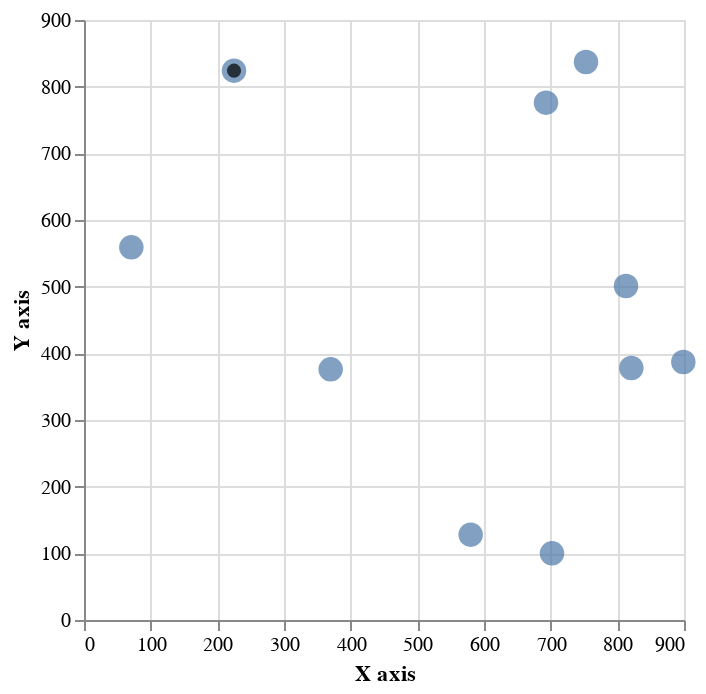

Here is the notebook cell this chart was saved with:
### Code cell
small_data = data.loc[0]
small_data  = pd.DataFrame(small_data).T
small_data
print(small_data)


chart1 = alt.Chart(data).mark_point(filled=True, size=150).encode(
    x='x',
    y='y')


chart2 = alt.Chart(small_data).mark_point(filled=True, size=50).encode(
     x=alt.X('x:Q', axis=alt.Axis(title='X axis')),
     y=alt.Y('y:Q', axis=alt.Axis(title='Y axis')),
    color=alt.value('black')
)
chart1 + chart2

### Figure 1 — Vega-Lite specification as saved in the notebook (floating-point values rounded to 4 significant figures)
{"config": {"view": {"continuousWidth": 300, "continuousHeight": 300}}, "layer": [{"data": {"name": "data-c013067a8ceea44c09dbdfd402ecbdd3"}, "mark": {"type": "point", "filled": true, "size": 150}, "encoding": {"x": {"field": "x", "type": "quantitative"}, "y": {"field": "y", "type": "quantitative"}}}, {"data": {"name": "data-15c85b2347021f628ac192752044a164"}, "mark": {"type": "point", "filled": true, "size": 50}, "encoding": {"color": {"value": "black"}, "x": {"axis": {"title": "X axis"}, "field": "x", "type": "quantitative"}, "y": {"axis": {"title": "Y axis"}, "field": "y", "type": "quantitative"}}}], "$schema": "https://vega.github.io/schema/vega-lite/v5.16.3.json", "datasets": {"data-c013067a8ceea44c09dbdfd402ecbdd3": [{"x": 225, "y": 824}, {"x": 580, "y": 128}, {"x": 821, "y": 378}, {"x": 693, "y": 776}, {"x": 370, "y": 376}, {"x": 753, "y": 837}, {"x": 702, "y": 100}, {"x": 813, "y": 501}, {"x": 71, "y": 559}, {"x": 899, "y": 387}], "data-15c85b2347021f628ac192752044a164": [{"x": 225, "y": 824}]}}
